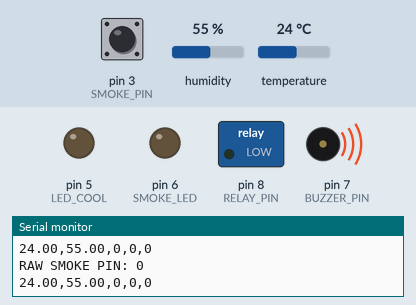
Recording of a sketch running on a simulated Arduino Uno, built with avr-gcc and run on an emulated ATmega328P. On the bench: switched loads named in the sketch (green lamp = pin HIGH), output pins drawn as LEDs (lit = HIGH), buzzer (waves = sounding, pin HIGH), the last lines printed to the serial monitor. Inputs (shaded band) come from the test bench; at power-on: temperature 24 °C, pin 3 (SMOKE_PIN) LOW, humidity 55 %.

Above: at 4.8 s.
4.9 s: temperature set to 33 °C
At 7.3 s:
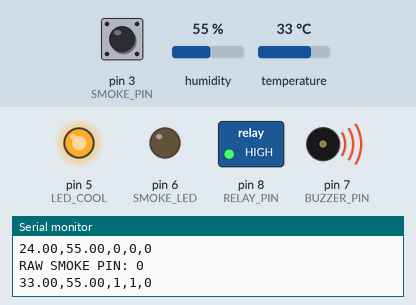
7.9 s: pin 3 (SMOKE_PIN) pulled HIGH for 2.6 s
At 8.6 s:
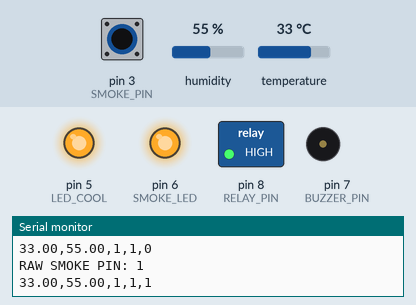
13.6 s: temperature set to 12 °C
At 14.6 s:
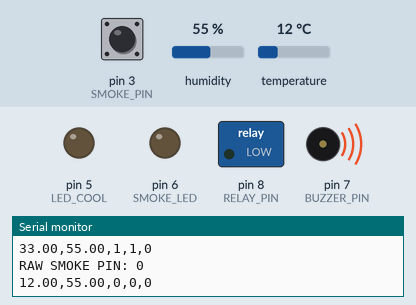
16.6 s: pin 3 (SMOKE_PIN) pulled HIGH for 2.6 s
At 19.5 s:
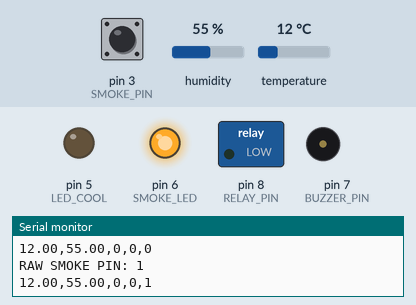
21.7 s: temperature set to 41 °C
At 23.1 s:
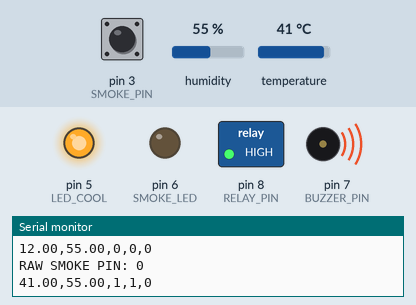
24.7 s: temperature set to 32 °C
At 26.8 s:
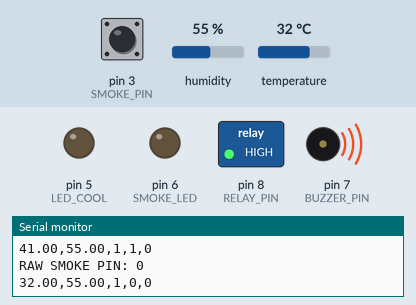
Timing chart, 0 to 28.3 s (numbered marks = the images above; inputs shaded):
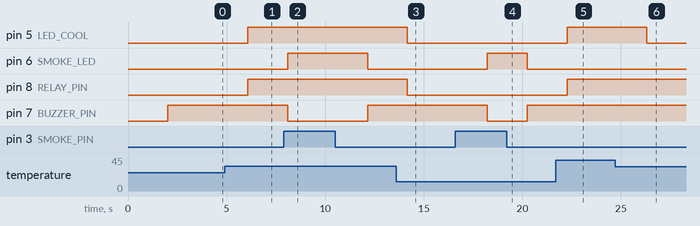

The sketch:

arduino_sketch.ino
```cpp
#include <DHT.h>
#define DHTPIN      2
#define DHTTYPE     DHT11
#define SMOKE_PIN   3
#define LED_COOL    5
#define SMOKE_LED   6
#define BUZZER_PIN  7
#define RELAY_PIN   8
DHT dht(DHTPIN, DHTTYPE);
void setup() {
  Serial.begin(9600);
  dht.begin();
  pinMode(SMOKE_PIN,  INPUT);
  pinMode(LED_COOL,   OUTPUT);
  pinMode(SMOKE_LED,  OUTPUT);
  pinMode(BUZZER_PIN, OUTPUT);
  pinMode(RELAY_PIN,  OUTPUT);
  digitalWrite(LED_COOL,   LOW);
  digitalWrite(SMOKE_LED,  LOW);
  digitalWrite(BUZZER_PIN, LOW);
  digitalWrite(RELAY_PIN,  LOW);
}
void loop() {
  delay(2000);
  float temp = dht.readTemperature();
  float hum  = dht.readHumidity();
  int smoke  = digitalRead(SMOKE_PIN);
  // ── DEBUG: print raw smoke value ──
  Serial.print("RAW SMOKE PIN: ");
  Serial.println(smoke); // should be 1=clear, 0=smoke
  if (isnan(temp) || isnan(hum)) {
    Serial.println("ERROR,0,0,0");
    return;
  }
  // ── Cooling logic ──
  int relayState = 0;
  int ledCool    = 0;
  if (temp >= 33) {
    digitalWrite(RELAY_PIN, HIGH);
    digitalWrite(LED_COOL,  HIGH);
    relayState = 1; ledCool = 1;
  } else if (temp >= 32) {
    digitalWrite(RELAY_PIN, HIGH);
    digitalWrite(LED_COOL,  LOW);
    relayState = 1; ledCool = 0;
  } else {
    digitalWrite(RELAY_PIN, LOW);
    digitalWrite(LED_COOL,  LOW);
  }
  // ── Smoke logic — fixed to HIGH = smoke ──
  int smokeAlert = 0;
  if (smoke == HIGH) {        // ← changed LOW to HIGH
    digitalWrite(SMOKE_LED,  HIGH);
    digitalWrite(BUZZER_PIN, LOW);
    smokeAlert = 1;
  } else {
    digitalWrite(SMOKE_LED,  LOW);
    digitalWrite(BUZZER_PIN, HIGH);
  }
  // ── CSV output ──
  Serial.print(temp);       Serial.print(",");
  Serial.print(hum);        Serial.print(",");
  Serial.print(relayState); Serial.print(",");
  Serial.print(ledCool);    Serial.print(",");
  Serial.println(smokeAlert);
}
```

Measured:
- after the input at 4.9 s, pin 5 (LED_COOL), pin 8 (RELAY_PIN): LOW → HIGH after 1.2 s
- after the input at 7.9 s, pin 6 (SMOKE_LED): LOW → HIGH after 0.20 s, → LOW 4.0 s later; pin 7 (BUZZER_PIN): HIGH → LOW after 0.20 s, → HIGH 4.0 s later
- after the input at 13.6 s, pin 5 (LED_COOL), pin 8 (RELAY_PIN): HIGH → LOW after 0.57 s
- after the input at 16.6 s, pin 6 (SMOKE_LED): LOW → HIGH after 1.6 s, → LOW 2.0 s later; pin 7 (BUZZER_PIN): HIGH → LOW after 1.6 s, → HIGH 2.0 s later
- after the input at 21.7 s, pin 5 (LED_COOL), pin 8 (RELAY_PIN): LOW → HIGH after 0.57 s
- after the input at 24.7 s, pin 5 (LED_COOL): HIGH → LOW after 1.6 s
